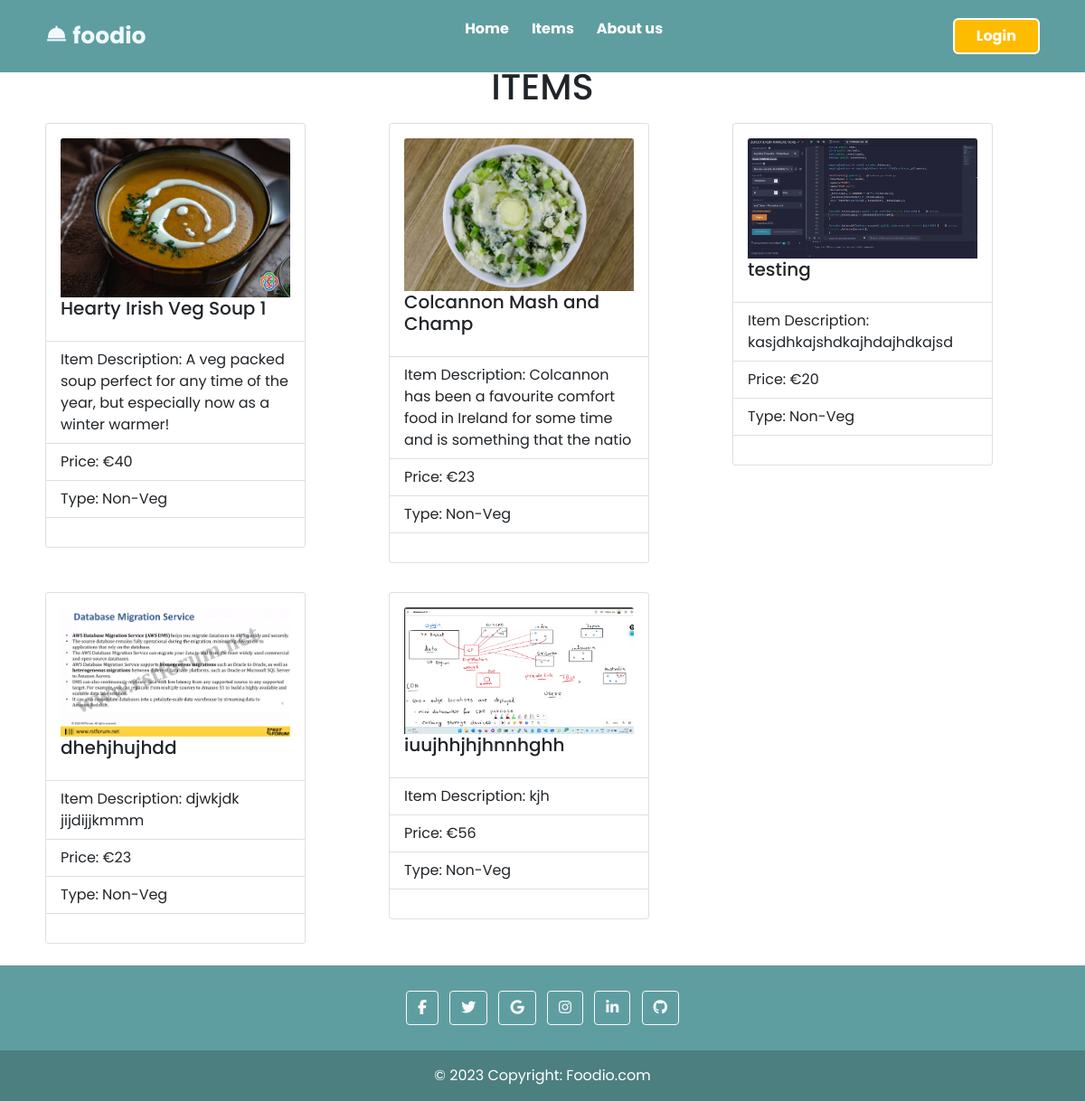
The app's page /items/ with its own data.
### items/models.py (models this page shows, shortened)
class Items(models.Model):
    item_name= models.CharField(max_length=100)
    item_price= models.IntegerField()
    item_description= models.CharField(max_length=100)
    item_isveg= models.BooleanField()
    item_img = models.ImageField(upload_to='static/photos/',default=None)

### items/views.py (the view)
# urls.py: path('items/',include('items.urls')),
def items(request):
    data=Items.objects.all() #ORM
    return render(request , 'items/items.html',{'items':data})

### templates/items/items.html (shortened to what this page needs)
{% extends 'base.html' %}
{% block body %}
{% load static %}
<div class="container">
  <h1 style=" text-align: center; ">ITEMS</h1>
  <div class="row row-cols-10 row-cols-md-3">
    {% for item in items %}
    <div class="d-flex flex-row mb-3">
      <div class="p-2">
        <div class="card" style="width: 18rem;">
          <div class="card-body">
            <img src="/{{ item.item_img }}" style="width: 100%;height: auto;" class=" card-img-top"
              alt="/{{ item.item_img }}">
            <h5 class="card-title">{{ item.item_name }}</h5>
          </div>
          <ul class="list-group list-group-flush">
            <li class="list-group-item">Item Description: {{ item.item_description }}</li>
            <li class="list-group-item">Price: €{{ item.item_price }} </li>
            <li class="list-group-item">Type:
              {% if order.item_id.item_isveg %}
              {{ "Veg" }}
              {% else %}
              {{ "Non-Veg" }}
              {% endif %}
            </li>
          </ul>
          <div class="card-body">
          </div>
        </div>
      </div>
    </div>
    {% endfor %}
  </div>
</div>
{% endblock %}

### static/css/style.css (style rules this page uses)
* { font-family: 'Poppins', sans-serif; margin:0; padding:0; box-sizing:border-box; }

### templates/includes/header.html (style rules this page uses)
* { font-family: 'Poppins', sans-serif; margin:0; padding:0; box-sizing:border-box; }

### records on screen
Items: item_img (picture), item_name "Hearty Irish Veg Soup 1", item_description "A veg packed soup perfect for any time of the year, but especially now as a winter warmer!", item_price "40", value "Non-Veg"
Items: item_img (picture), item_name "Colcannon Mash and Champ", item_description "Colcannon has been a favourite comfort food in Ireland for some time and is something that the natio", item_price "23", value "Non-Veg"
Items: item_img (picture), item_name "testing", item_description "kasjdhkajshdkajhdajhdkajsd", item_price "20", value "Non-Veg"
Items: item_img (picture), item_name "dhehjhujhdd", item_description "djwkjdk jijdijjkmmm", item_price "23", value "Non-Veg"
Items: item_img (picture), item_name "iuujhhjhjhnnhghh", item_description "kjh", item_price "56", value "Non-Veg"
